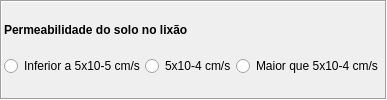
          <widget class="QFrame" name="frame_73">
           <property name="sizePolicy">
            <sizepolicy hsizetype="Preferred" vsizetype="Fixed">
             <horstretch>0</horstretch>
             <verstretch>0</verstretch>
            </sizepolicy>
           </property>
           <property name="frameShape">
            <enum>QFrame::Box</enum>
           </property>
           <property name="frameShadow">
            <enum>QFrame::Sunken</enum>
           </property>
           <layout class="QHBoxLayout" name="horizontalLayout_101" stretch="0">
            <property name="spacing">
             <number>2</number>
            </property>
            <property name="leftMargin">
             <number>2</number>
            </property>
            <property name="topMargin">
             <number>2</number>
            </property>
            <property name="rightMargin">
             <number>2</number>
            </property>
            <property name="bottomMargin">
             <number>2</number>
            </property>
            <item>
             <layout class="QVBoxLayout" name="verticalLayout_91">
              <property name="spacing">
               <number>0</number>
              </property>
              <item>
               <widget class="QLabel" name="lbPermeabilidadeSolo">
                <property name="sizePolicy">
                 <sizepolicy hsizetype="Preferred" vsizetype="Fixed">
                  <horstretch>0</horstretch>
                  <verstretch>0</verstretch>
                 </sizepolicy>
                </property>
                <property name="text">
                 <string>&lt;html&gt;&lt;head/&gt;&lt;body&gt;&lt;p align=&quot;justify&quot;&gt;&lt;span style=&quot; font-weight:600;&quot;&gt;Permeabilidade do solo no lixão&lt;/span&gt;&lt;/p&gt;&lt;/body&gt;&lt;/html&gt;</string>
                </property>
               </widget>
              </item>
              <item>
               <layout class="QGridLayout" name="gridLayout_39">
                <property name="verticalSpacing">
                 <number>2</number>
                </property>
                <item row="0" column="0">
                 <widget class="QRadioButton" name="rbPermeabilidadeSolo_0">
                  <property name="sizePolicy">
                   <sizepolicy hsizetype="Preferred" vsizetype="Fixed">
                    <horstretch>0</horstretch>
                    <verstretch>0</verstretch>
                   </sizepolicy>
                  </property>
                  <property name="text">
                   <string>Inferior a 5x10-5 cm/s</string>
                  </property>
                 </widget>
                </item>
                <item row="0" column="1">
                 <widget class="QRadioButton" name="rbPermeabilidadeSolo_1">
                  <property name="sizePolicy">
                   <sizepolicy hsizetype="Preferred" vsizetype="Fixed">
                    <horstretch>0</horstretch>
                    <verstretch>0</verstretch>
                   </sizepolicy>
                  </property>
                  <property name="text">
                   <string>5x10-4 cm/s</string>
                  </property>
                 </widget>
                </item>
                <item row="0" column="2">
                 <widget class="QRadioButton" name="rbPermeabilidadeSolo_2">
                  <property name="sizePolicy">
                   <sizepolicy hsizetype="Preferred" vsizetype="Fixed">
                    <horstretch>0</horstretch>
                    <verstretch>0</verstretch>
                   </sizepolicy>
                  </property>
                  <property name="text">
                   <string>Maior que 5x10-4 cm/s</string>
                  </property>
                 </widget>
                </item>
               </layout>
              </item>
             </layout>
            </item>
           </layout>
          </widget>
